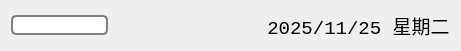
  <widget class="QWidget" name="widget" native="true">
   <property name="geometry">
    <rect>
     <x>20</x>
     <y>10</y>
     <width>461</width>
     <height>51</height>
    </rect>
   </property>
   <layout class="QHBoxLayout" name="horizontalLayout_5" stretch="4,0,4">
    <property name="spacing">
     <number>10</number>
    </property>
    <item>
     <widget class="QLineEdit" name="lineEditCity">
      <property name="styleSheet">
       <string notr="true">QLineEdit {
	border: 2px solid gray;
	border-radius: 5px;
	padding: 0 3px;
	background: white;
	color:rgb(0,0,0);
}</string>
      </property>
      <property name="text">
       <string/>
      </property>
      <property name="frame">
       <bool>true</bool>
      </property>
      <property name="echoMode">
       <enum>QLineEdit::EchoMode::Normal</enum>
      </property>
      <property name="cursorPosition">
       <number>0</number>
      </property>
      <property name="dragEnabled">
       <bool>false</bool>
      </property>
      <property name="readOnly">
       <bool>false</bool>
      </property>
      <property name="clearButtonEnabled">
       <bool>false</bool>
      </property>
     </widget>
    </item>
    <item>
     <widget class="QPushButton" name="pushButton">
      <property name="minimumSize">
       <size>
        <width>25</width>
        <height>25</height>
       </size>
      </property>
      <property name="maximumSize">
       <size>
        <width>25</width>
        <height>25</height>
       </size>
      </property>
      <property name="styleSheet">
       <string notr="true">border-radius:10px
</string>
      </property>
      <property name="text">
       <string/>
      </property>
      <property name="icon">
       <iconset resource="res.qrc">
        <normaloff>:/res/搜索1.png</normaloff>:/res/搜索1.png</iconset>
      </property>
      <property name="iconSize">
       <size>
        <width>25</width>
        <height>25</height>
       </size>
      </property>
     </widget>
    </item>
    <item>
     <widget class="QLabel" name="labelCurrentDate">
      <property name="font">
       <font>
        <family>Courier New</family>
        <pointsize>14</pointsize>
       </font>
      </property>
      <property name="text">
       <string>          2025/11/25 星期二</string>
      </property>
      <property name="alignment">
       <set>Qt::AlignmentFlag::AlignCenter</set>
      </property>
     </widget>
    </item>
   </layout>
  </widget>
